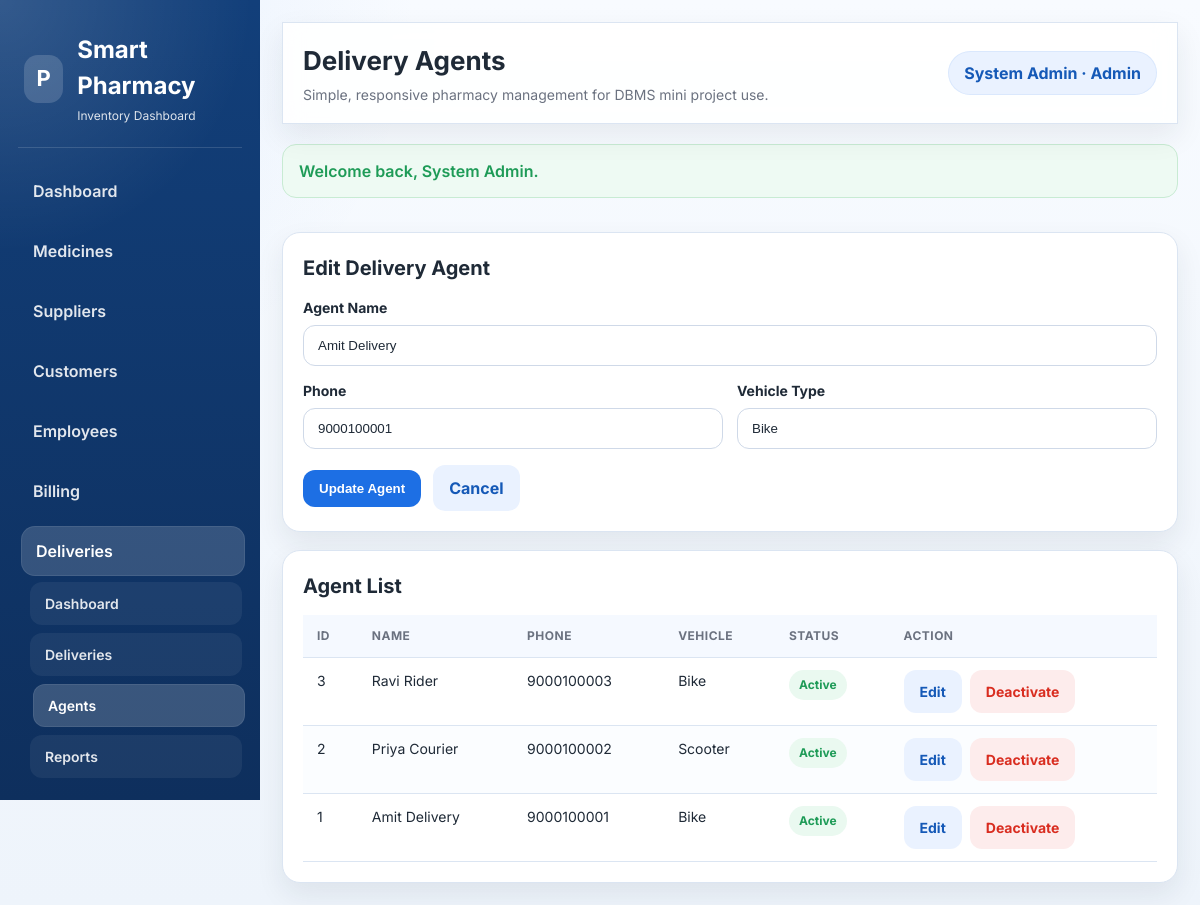
Screenshot of /delivery_agents.php?edit=1 (signed in) with the database file from the repository.
### tables this page shows
CREATE TABLE IF NOT EXISTS delivery_agents (
    delivery_agent_id INT AUTO_INCREMENT PRIMARY KEY,
    agent_name VARCHAR(100) NOT NULL,
    phone VARCHAR(20) NOT NULL,
    vehicle_type VARCHAR(50) NOT NULL DEFAULT 'Bike',
    is_active TINYINT(1) NOT NULL DEFAULT 1,
    created_at TIMESTAMP NOT NULL DEFAULT CURRENT_TIMESTAMP
);

### delivery_agents.php (the view, shortened to what this page needs)
<?php
require_once 'includes/functions.php';
$editId = (int) ($_GET['edit'] ?? 0);
$agent = [
    'agent_name' => '',
    'phone' => '',
    'vehicle_type' => 'Bike',
    'is_active' => 1,
];
if ($editId > 0) {
    $stmt = $conn->prepare('SELECT * FROM delivery_agents WHERE delivery_agent_id = ?');
    if ($stmt) {
        $stmt->bind_param('i', $editId);
        $stmt->execute();
        $result = $stmt->get_result();
        $agent = $result ? $result->fetch_assoc() ?: $agent : $agent;
    }
}
$agents = $conn->query('SELECT * FROM delivery_agents ORDER BY delivery_agent_id DESC');
include 'includes/header.php';
?>
<div class="panel-grid">
    <div class="form-card">
        <h3 class="section-title"><?php echo $editId > 0 ? 'Edit Delivery Agent' : 'Add Delivery Agent'; ?></h3>
        <form method="post" class="needs-validation">
            <div class="form-grid">
                <div class="form-group full">
                    <label for="agent_name">Agent Name</label>
                    <input type="text" id="agent_name" name="agent_name" required value="<?php echo h($agent['agent_name']); ?>">
                </div>
                <div class="form-group">
                    <label for="phone">Phone</label>
                    <input type="text" id="phone" name="phone" required value="<?php echo h($agent['phone']); ?>">
                </div>
                <div class="form-group">
                    <label for="vehicle_type">Vehicle Type</label>
                    <input type="text" id="vehicle_type" name="vehicle_type" value="<?php echo h($agent['vehicle_type']); ?>">
                </div>
            </div>
            <div class="form-actions" style="margin-top: 16px;">
                <button type="submit" class="btn btn-primary"><?php echo $editId > 0 ? 'Update Agent' : 'Save Agent'; ?></button>
                <?php if ($editId > 0): ?>
                    <a class="btn btn-secondary" href="delivery_agents.php">Cancel</a>
                <?php endif; ?>
            </div>
        </form>
    </div>
    <div class="table-card">
        <h3 class="section-title">Agent List</h3>
        <div class="table-wrap">
            <table>
                <thead>
                    <tr>
                        <th>ID</th>
                        <th>Name</th>
                        <th>Phone</th>
                        <th>Vehicle</th>
                        <th>Status</th>
                        <th>Action</th>
                    </tr>
                </thead>
                <tbody>
                    <?php if ($agents && $agents->num_rows > 0): ?>
                        <?php while ($row = $agents->fetch_assoc()): ?>
                            <tr>
                                <td><?php echo (int) $row['delivery_agent_id']; ?></td>
                                <td><?php echo h($row['agent_name']); ?></td>
                                <td><?php echo h($row['phone']); ?></td>
                                <td><?php echo h($row['vehicle_type']); ?></td>
                                <td>
                                    <?php if ((int) $row['is_active'] === 1): ?>
                                        <span class="badge badge-success">Active</span>
                                    <?php else: ?>
                                        <span class="badge badge-light">Inactive</span>
                                    <?php endif; ?>
                                </td>
                                <td>
                                    <div class="table-actions">
                                        <a class="btn btn-secondary" href="delivery_agents.php?edit=<?php echo (int) $row['delivery_agent_id']; ?>">Edit</a>
                                        <a class="btn btn-danger" href="delivery_agents.php?delete=<?php echo (int) $row['delivery_agent_id']; ?>" onclick="return confirm('Deactivate this agent?');">Deactivate</a>
                                    </div>
                                </td>
                            </tr>
                        <?php endwhile; ?>
                    <?php else: ?>
                        <tr><td colspan="6">No delivery agents found.</td></tr>
                    <?php endif; ?>
                </tbody>
            </table>
        </div>
    </div>
</div>
<?php include 'includes/footer.php'; ?>

### assets/css/style.css (style rules this page uses)
:root { --primary: #1d6fe4; --primary-dark: #1559b7; --primary-soft: #eaf2ff; --primary-ink: #10345f; --bg: #f4f7fb; --surface: #ffffff; --surface-alt: #f8fbff; --surface-glass: rgba(255, 255, 255, 0.82); --border: #dbe5f2; --text: #1f2a37; --muted: #6b7280; --success: #1e9b57; --danger: #d92d20; --warning: #d97706; --shadow: 0 12px 28px rgba(31, 42, 55, 0.08); --shadow-lg: 0 24px 50px rgba(31, 42, 55, 0.12); --radius-sm: 12px; --radius: 18px; --radius-lg: 24px; --space-1: 4px; --space-2: 8px; --space-3: 12px; --space-4: 16px; --space-5: 20px; --space-6: 24px; }
* { box-sizing: border-box; }
html, body { margin: 0; min-height: 100%; }
body { font-family: "Inter", "Poppins", "Segoe UI", Tahoma, Geneva, Verdana, sans-serif; background: radial-gradient(circle at top left, rgba(29, 111, 228, 0.08), transparent 28%), linear-gradient(180deg, #f8fbff 0%, #eef4fb 100%); color: var(--text); line-height: 1.5; }
a { color: inherit; text-decoration: none; }
.card, .table-card, .form-card, .auth-card, .stats-card, .report-card { background: var(--surface); border: 1px solid var(--border); border-radius: var(--radius); box-shadow: var(--shadow); }
.card, .form-card, .table-card, .report-card { padding: 20px; }
.section-title { margin: 0 0 14px; font-size: 20px; }
.panel-grid { display: grid; grid-template-columns: 1.4fr 1fr; gap: 18px; }
.table-wrap { overflow-x: auto; }
table { width: 100%; border-collapse: collapse; }
.table-wrap > table, .table-card table, .invoice-table, .billing-history-table { min-width: 720px; }
th, td { text-align: left; padding: 12px 14px; border-bottom: 1px solid var(--border); font-size: 14px; vertical-align: top; }
th { color: var(--muted); font-weight: 700; text-transform: uppercase; font-size: 12px; letter-spacing: 0.04em; background: var(--surface-alt); }
.form-grid { display: grid; grid-template-columns: repeat(2, minmax(0, 1fr)); gap: 14px; }
.form-group { display: grid; gap: 7px; }
.form-group.full { grid-column: 1 / -1; }
label { font-weight: 700; font-size: 14px; }
input, select, textarea { width: 100%; padding: 12px 14px; border-radius: 12px; border: 1px solid #cfd9e8; background: #fff; color: var(--text); outline: none; transition: 0.2s ease; }
.btn-row, .page-toolbar, .form-actions { display: flex; flex-wrap: wrap; gap: 12px; align-items: center; }
.btn { display: inline-flex; align-items: center; justify-content: center; gap: 8px; border: 0; border-radius: 12px; padding: 11px 16px; font-weight: 700; cursor: pointer; transition: 0.2s ease; }
.btn-primary { background: var(--primary); color: #fff; }
.btn-secondary { background: var(--primary-soft); color: var(--primary-dark); }
.btn-danger { background: #fdecec; color: var(--danger); }
.badge { display: inline-flex; align-items: center; padding: 6px 10px; border-radius: 999px; font-size: 12px; font-weight: 700; }
.badge-success { background: #eaf9f0; color: var(--success); }
.content-section, .panel-grid, .content-grid { display: grid; gap: 18px; }
.table-card thead th { position: sticky; top: 0; z-index: 1; background: #f5f9ff; }
.table-card tbody tr:nth-child(even) { background: #fbfdff; }
.table-actions { display: flex; gap: 8px; flex-wrap: wrap; }
@media (max-width: 1200px) { .panel-grid { grid-template-columns: 1fr; } }

### rows the page displays
delivery_agents: agent_name "Amit Delivery", phone "9000100001", vehicle_type "Bike", delivery_agent_id "1", is_active "Active"
delivery_agents: delivery_agent_id "3", agent_name "Ravi Rider", phone "9000100003", vehicle_type "Bike", is_active "Active"
delivery_agents: delivery_agent_id "2", agent_name "Priya Courier", phone "9000100002", vehicle_type "Scooter", is_active "Active"

### other values shown
$pageTitle "Delivery Agents"
currentUserName() "System Admin"
currentUserLabel() "Admin"
$flash['message'] "Welcome back, System Admin."
